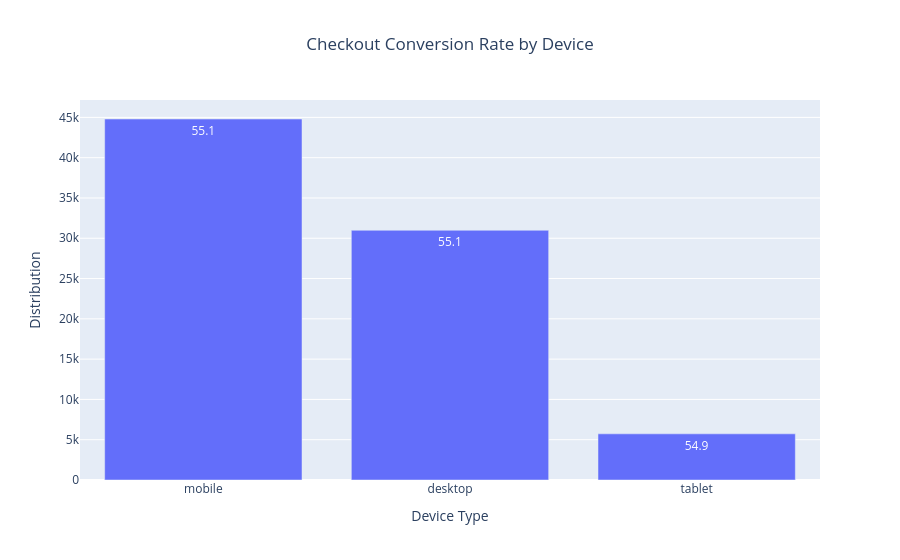

The notebook cell this image was saved under:
### Markdown cell above
#### Hypothese 1
(Device impact): Conversion from add_to_cart to checkout may differ across devices due to variations in user experience.

##### Analysis Approach
Conversion rates from add_to_cart to checkout were calculated for each device type.

### Code cell
import plotly.express as px
conversion_by_device = (
    df_funnel
    .groupby("device")
    .agg(
        total=("session_id", "nunique"),
        checkout=("status", lambda x: x.isin(["checkout_only", "purchase"]).sum())
    )
    .reset_index()
)
conversion_by_device["conversion_rate"] = (
    conversion_by_device["checkout"] / conversion_by_device["total"])*100

fig_by_device = px.bar(
    conversion_by_device.sort_values("total", ascending=False),
    x="device",
    y="total",
    text=conversion_by_device["conversion_rate"].round(1),
    title="Sessions by Device with Conversion Rate"
)
fig_by_device.update_layout(
    title={
        "text": "Checkout Conversion Rate by Device",
        "x": 0.5,
        "xanchor": "center"
    }
)
fig_by_device.update_layout(
    xaxis_title="Device Type",
    yaxis_title="Distribution"
)

fig_by_device.show()

### Figure 1 — Plotly figure (JSON) as saved in the notebook; plotly's stock layout.template omitted (floating-point values rounded to 4 significant figures)
{"data": [{"hovertemplate": "device=%{x}<br>total=%{y}<br>text=%{text}<extra></extra>", "legendgroup": "", "marker": {"color": "#636efa", "pattern": {"shape": ""}}, "name": "", "orientation": "v", "showlegend": false, "text": [55.1, 55.1, 54.9], "textposition": "auto", "type": "bar", "x": ["mobile", "desktop", "tablet"], "xaxis": "x", "y": [44800, 30990, 5728], "yaxis": "y"}], "layout": {"barmode": "relative", "legend": {"tracegroupgap": 0}, "title": {"text": "Checkout Conversion Rate by Device", "x": 0.5, "xanchor": "center"}, "xaxis": {"anchor": "y", "domain": [0, 1], "title": {"text": "Device Type"}}, "yaxis": {"anchor": "x", "domain": [0, 1], "title": {"text": "Distribution"}}}}
